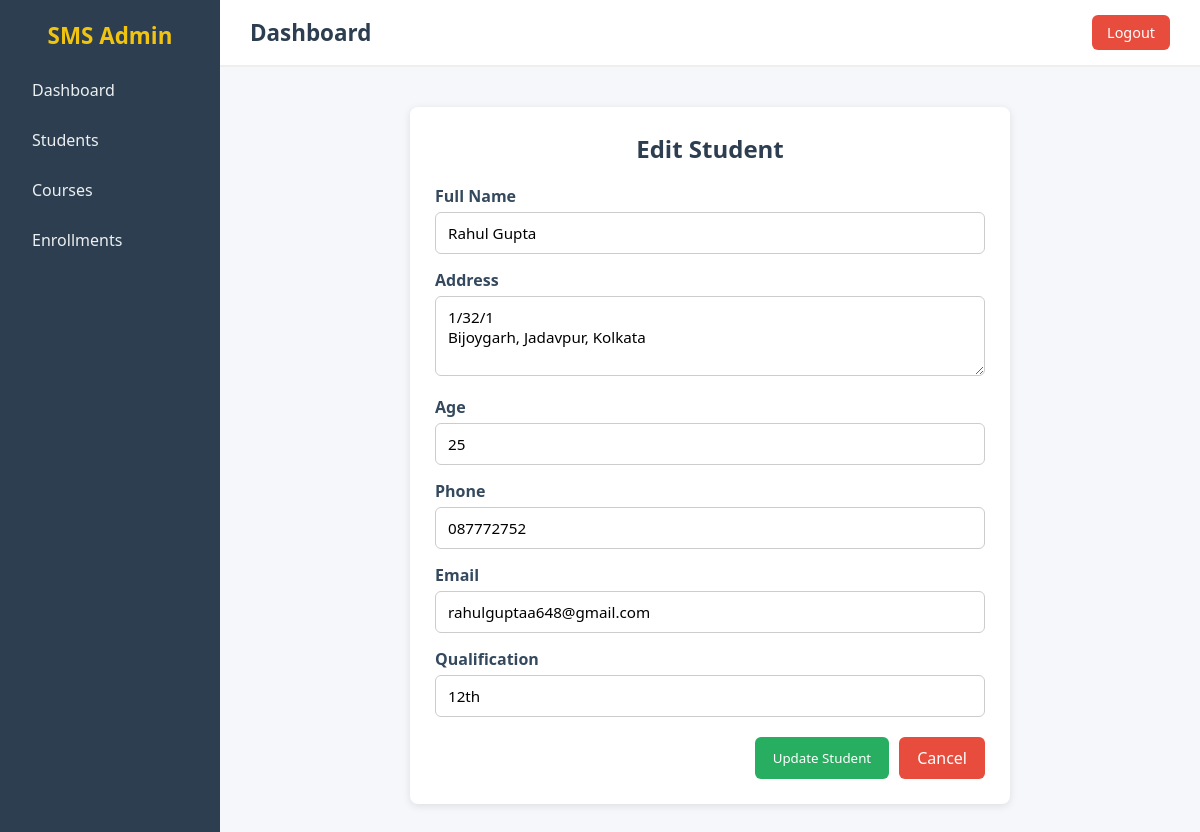
/students/1/edit, run on an earlier commit of the app's database.
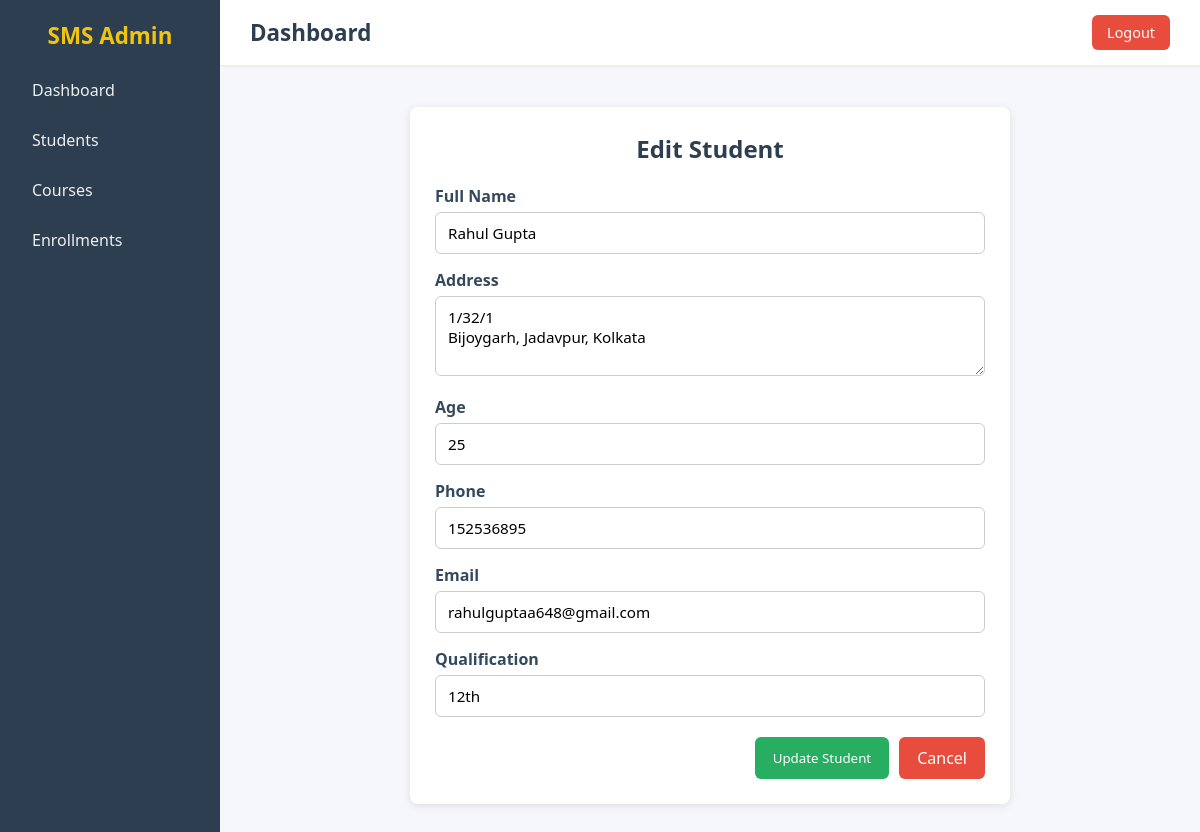
And on a later commit of the database.
### app/models/sms_models.py (models this page shows)
class Student(db.Model):
    __tablename__ = "students"
    id = db.Column(db.Integer, primary_key=True)
    name = db.Column(db.String(100), nullable=False)
    address = db.Column(db.String(200), nullable=False)
    age = db.Column(db.Integer, nullable=False)
    phone = db.Column(db.String(15), nullable=False)
    email = db.Column(db.String(30), nullable=False, unique=True)
    last_qualification = db.Column(db.String(30))
    enrollments = db.relationship("Enrollment", backref="student", lazy=True)

### app/routes/students.py (the view, shortened to what this page needs)
@student_bp.route("/students/<int:student_id>/edit", methods=["GET", "POST"])
def edit_student(student_id):
    got_student = Student.query.get_or_404(student_id)
    return render_template("students/edit_student.html", student=got_student)

### app/templates/students/edit_student.html (shortened to what this page needs)
{% extends "base.html" %}
{% block css %}
<link rel="stylesheet" href="{{ url_for('static', filename='css/add_student.css') }}">
{% endblock %}
{% block content %}
<div class="form-container">
    <h2>Edit Student</h2>
    <form method="POST" action="/students/{{student.id}}/edit">
        <div class="form-group">
            <label for="name">Full Name</label>
            <input type="text" id="name" value="{{ student.name }}" name="name" placeholder="Enter full name" required>
        </div>
        <div class="form-group">
            <label for="address">Address</label>
            <textarea id="address" name="address" placeholder="Enter address" required>{{ student.address }}</textarea>
        </div>
        <div class="form-group">
            <label for="age">Age</label>
            <input type="number" id="age" name="age" value="{{ student.age }}" placeholder="Enter age" required>
        </div>
        <div class="form-group">
            <label for="phone">Phone</label>
            <input type="text" id="phone" name="phone" value="{{ student.phone }}" placeholder="Enter phone number" required>
        </div>
        <div class="form-group">
            <label for="email">Email</label>
            <input type="email" id="email" name="email" value="{{ student.email }}" placeholder="Enter email address" required>
        </div>
        <div class="form-group">
            <label for="last_qualification">Qualification</label>
            <input type="text" id="last_qualification" name="last_qualification" value="{{ student.last_qualification }}" placeholder="Last Qualification" required>
        </div>
        <div class="form-actions">
            <button type="submit" class="btn-submit">Update Student</button>
            <a href="/students" class="btn-cancel">Cancel</a>
        </div>
    </form>
</div>
{% endblock %}

What changed in the data, as far as the page shows it:
changed Student "Rahul Gupta": phone "087772752" → "152536895"
